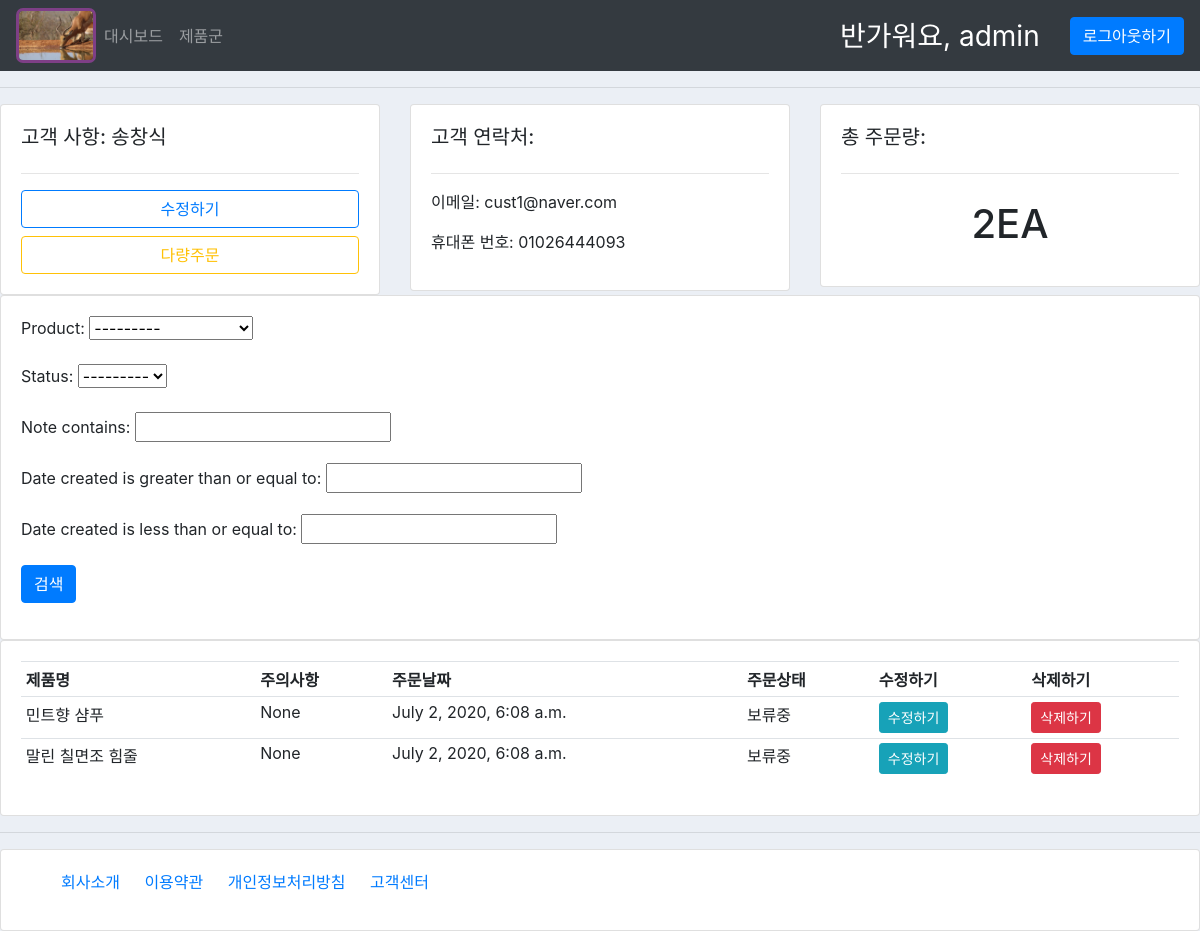
The app's page /customer/1/ (signed in) with its own data.
### accounts/models.py (models this page shows, shortened)
class Customer(models.Model):
    user = models.OneToOneField(User, on_delete=models.CASCADE, null=True, blank=True)
    name = models.CharField(max_length=200, null=True)
    phone =models.CharField(max_length=200, null=True)
    email=models.CharField(max_length=200, null=True)
    profile_pic = models.ImageField(null=True, blank=True, default="가젤.jpg")
    date_created = models.DateTimeField(auto_now_add=True, null=True)

class Order(models.Model):
    STATUS =(
        ('보류중', '보류중'),
        ('출고완료', '출고완료'),
        ('배송완료', '배송완료'),
    )
    customer= models.ForeignKey(Customer,on_delete=models.CASCADE, null=True)
    product=models.ForeignKey(Products,on_delete=models.CASCADE, null=True)
    date_created = models.DateTimeField(auto_now_add=True, null=True)
    status = models.CharField(max_length=200, null=True, choices=STATUS)
    note = models.CharField(max_length=1000,null=True,blank=True)
    def __str__(self):
        return self.product.name

class Products(models.Model):
    CATEGORY=(
        ('강아지', '강아지'),
        ('고양이', '고양이'),
    )
    name=models.CharField(max_length=200, null=True)
    price= models.FloatField(null=True)
    category=models.CharField(max_length=200, null=True, choices=CATEGORY)
    description=models.CharField(max_length=200, null=True, blank=True)
    date_created = models.DateTimeField(auto_now_add=True, null=True)
    tags = models.ManyToManyField(Tag)
    def __str__(self):
        return self.name

### accounts/decorators.py (the view)
        def wrapper_func(request, *args, **kwargs):
            group = None
            if request.user.groups.exists():
                group = request.user.groups.all()[0].name #group테이블의 pk를 제외한 유일한 컬럼"name"
            if group in allowed_roles:
                return view_func(request, *args, **kwargs)
            else:
                return HttpResponse("접근이 허가되지 않은 사용자입니다 %s만 접근하세요" % allowed_roles)
            return view_func(request, *args, **kwargs)

### accounts/views.py (called while the page is built)
@login_required(login_url='login')
@allowed_users(allowed_roles=['admin'])
def customer(request,pk):
    customer = Customer.objects.get(id=pk)
    orders=customer.order_set.all()
    total_count = orders.count()
    myFilter = OrderFilter(request.GET, queryset=orders)
    orders = myFilter.qs
    print(orders," in views")
    context={
        'customer':customer,
         'orders':orders,
          'total_count':total_count,
        'myFilter':myFilter,
    }
    return render(request, 'accounts/customer.html',context)

### accounts/templates/accounts/customer.html
{% extends 'accounts/main.html' %}
{% block content %}
<div class="row">
    <div class="col-md">
        <div class="card card-body">
            <h5>고객 사항: {{customer.name}}</h5>
            <hr>
            <a href="" class="btn btn-outline-primary btn-block">수정하기</a>
            <a href="{% url 'create_order' customer.id %}" class="btn btn-outline-warning btn-block">다량주문</a>
        </div>
    </div>
    <div class="col-md">
        <div class="card card-body">
            <h5>고객 연락처: </h5>
            <hr>
            <p> 이메일: {{customer.email}} </p>
            <p> 휴대폰 번호: {{customer.phone}}</p>
        </div>
    </div>
    <div class="col-md">
        <div class="card card-body">
            <h5>총 주문량:</h5>
            <hr>
            <h1 style="text-align: center; padding:10px ;"> {{total_count}}EA </h1>
        </div>
    </div>
</div>
<div class="row">
    <div class="col-md">
        <div class="card card-body">
            <form method="GET">
                {{myFilter.form.as_p}}
                <button class="btn btn-primary" type="submit">검색</button>
            </form>
        </div>
    </div>
</div>
<div class="row">
    <div class="col-md">
        <div class="card card-body">
            <table class="table table-sm">
                <tr>
                    <th>제품명</th>
                    <th>주의사항</th>
                    <th>주문날짜</th>
                    <th>주문상태</th>
                    <th>수정하기</th>
                    <th>삭제하기</th>
                </tr>
                {% for order in orders %}
                <tr>
                    <td>{{order.product}}</td>
                    <td>{{order.note}}</td>
                    <td>{{order.date_created}}</td>
                    <td>{{order.status}}</td>
                    <td><a class="btn btn-sm btn-info" href="{% url 'update_order' order.id %}">수정하기</td>
                    <td><a class="btn btn-sm btn-danger" href="{% url 'delete_order' order.id %}">삭제하기</td>
                </tr>
                {% endfor %}
            </table>
        </div>
    </div>
</div>
{% endblock content %}

### accounts/templates/accounts/navbar.html (shortened to what this page needs)
{% load static %}
<nav class="navbar navbar-expand-lg navbar-dark bg-dark">
    <a href="{% url 'home' %}"><img src="{% static 'images/가젤.jpg' %}" id="logo" ></a>
    <div class="collapse navbar-collapse" id="navbarNav">
      <ul class="navbar-nav">
        {% if request.user.is_staff %}
          <li class="nav-item">
            <a class="nav-link" href="{% url 'home' %}">대시보드</a>
          </li>
          <li class="nav-item">
            <a class="nav-link" href="{% url 'products' %}">제품군</a>
          </li>
        {% else %}
          <li class="nav-item">
            <a class="nav-link" href="{% url 'account' %}">My 프로필</a>
          </li>
        {% endif %}
      </ul>
    </div>
    <span id="hello-msg">반가워요, {{request.user.username}}    </span>
    <span><a class="btn btn-primary" href="{% url 'logout' %}">로그아웃하기</a></span>
  </nav>

### static/css/main.css (style rules this page uses)
#logo { width:80px; border: 3px solid rgb(126, 63, 134); border-radius: 7px; }
body { background-color: #ebeff5; }

### accounts/templates/accounts/navbar.html (style rules this page uses)
#hello-msg { font-size:28px; color:white; margin-right : 30px; }

### records on screen
Customer: name "송창식", email "cust1@naver.com", phone "01026444093"
Order: product "민트향 샴푸", note "None", date_created "July 2, 2020, 6:08 a.m.", status "보류중"
Order: product "말린 칠면조 힘줄", note "None", date_created "July 2, 2020, 6:08 a.m.", status "보류중"

### other values on screen
{{ request.user.username }} "admin"
{{ total_count }} "2"
